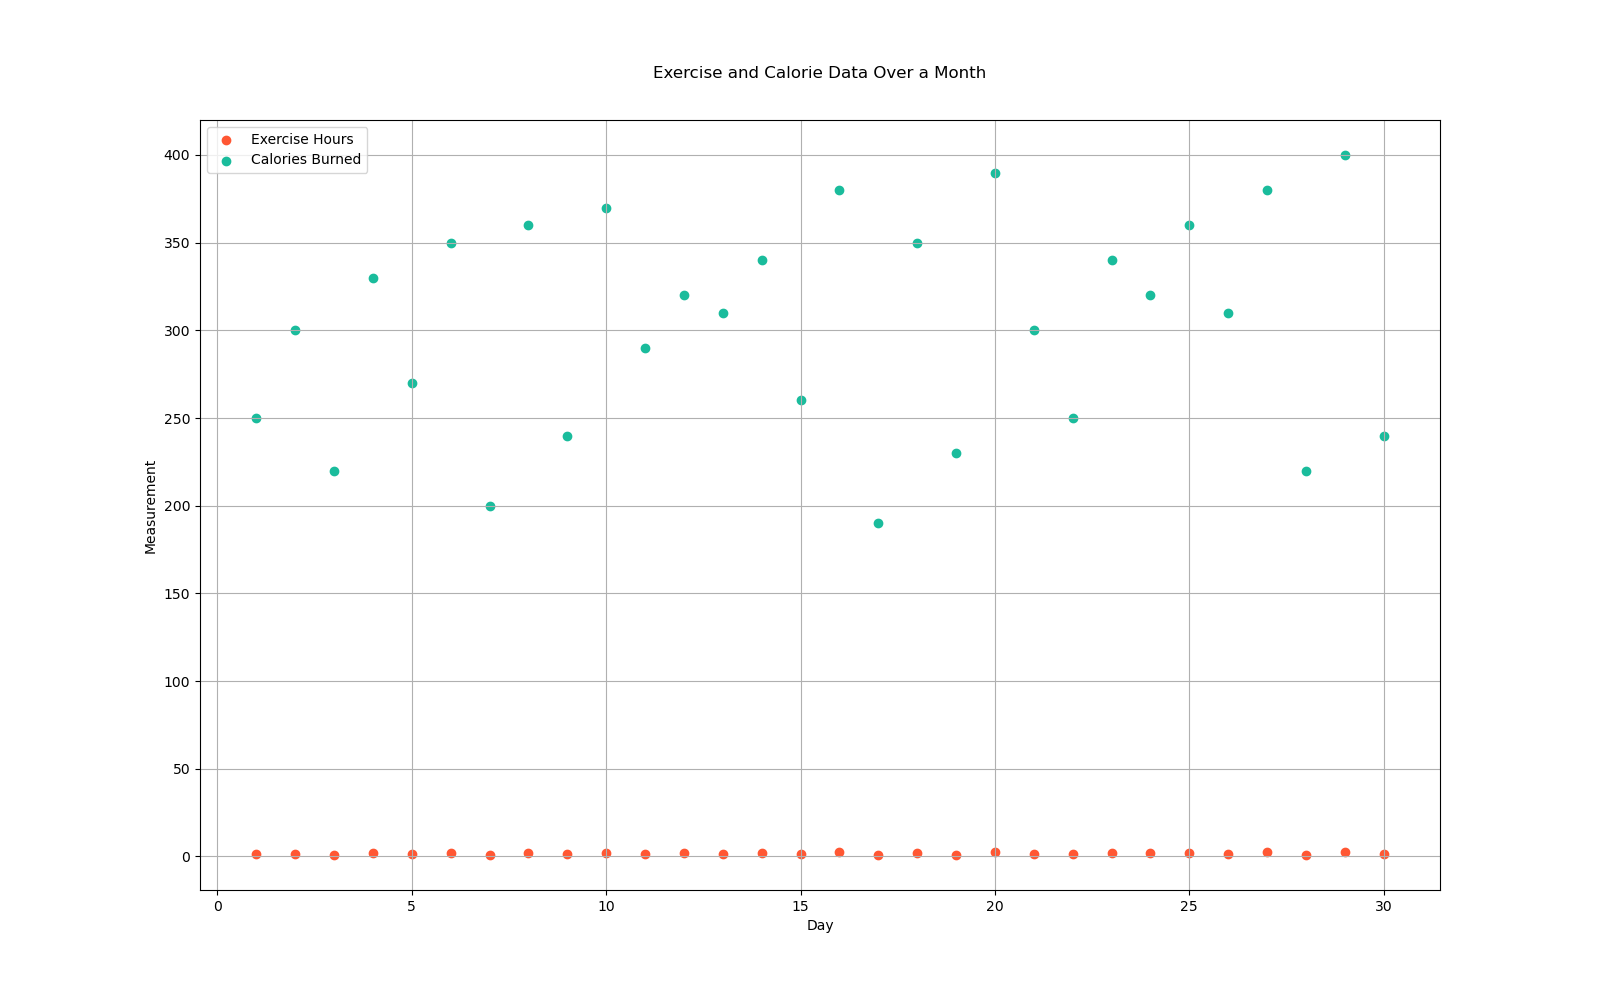

Source code (Python):

import matplotlib.pyplot as plt

# Data
days = list(range(1, 31))
exercise_hours = [1.2, 1.5, 1.0, 1.8, 1.3, 2.0, 0.9, 2.1, 1.1, 2.2, 1.4, 1.7, 1.6, 1.9, 1.3, 2.3, 0.8, 2.0, 1.0, 2.4, 1.5, 1.2, 1.9, 1.7, 2.1, 1.6, 2.3, 1.0, 2.5, 1.1]
calories_burned = [250, 300, 220, 330, 270, 350, 200, 360, 240, 370, 290, 320, 310, 340, 260, 380, 190, 350, 230, 390, 300, 250, 340, 320, 360, 310, 380, 220, 400, 240]

# Scatter plot
plt.figure(figsize=(16, 10))  # Width: 16, Height: 10
plt.scatter(days, exercise_hours, color='#FF5733', label='Exercise Hours')  # Orange Red
plt.scatter(days, calories_burned, color='#1ABC9C', label='Calories Burned')  # Turquoise

# Customize the plot
plt.title('Exercise and Calorie Data Over a Month', pad=30)
plt.xlabel('Day')
plt.ylabel('Measurement')
plt.legend(loc='upper left')
plt.grid(True)

# Show the plot
plt.show()
